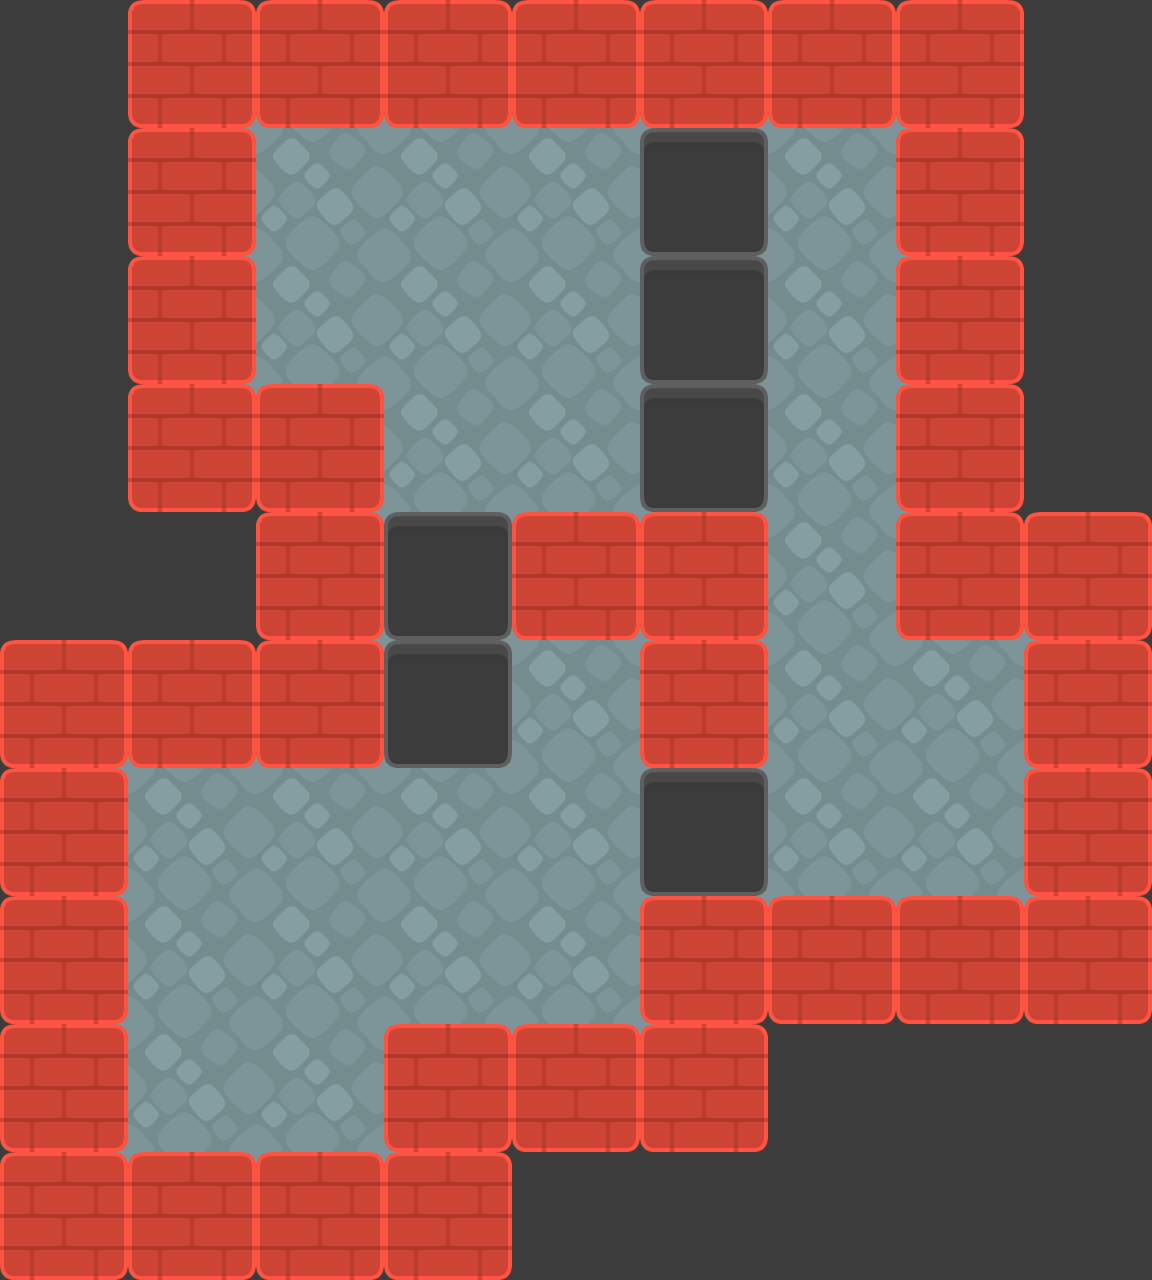

This is a level from a 2D game, rendered from its Tiled map with the project's own tilesets. A one-line summary and the complete map file follow:
An orthogonal 9x10 tile map with 128x128 px tiles, 2 tile layers (floor, building) and 7 objects (player).

<map version="1.5" tiledversion="1.7.2" orientation="orthogonal" renderorder="right-down" width="9" height="10" tilewidth="128" tileheight="128" infinite="0" backgroundcolor="#3c3c3c" nextlayerid="6" nextobjectid="22">
 <tileset firstgid="1" source="../tilesheets/sokoban_tilesheet.tsx" />
 <layer id="4" name="floor" width="9" height="10" offsetx="64" offsety="64">
  <data encoding="csv">
0,90,90,90,90,90,90,0,0,
0,90,90,90,90,90,90,0,0,
0,90,90,90,90,90,90,0,0,
0,0,90,90,90,90,90,0,0,
1,1,90,90,90,90,90,90,0,
90,90,90,90,90,90,90,90,0,
90,90,90,90,90,90,90,90,0,
90,90,90,90,90,0,0,0,0,
90,90,90,0,0,0,0,0,0,
0,0,0,0,0,0,0,0,0
</data>
 </layer>
 <layer id="1" name="building" width="9" height="10">
  <data encoding="csv">
0,85,85,85,85,85,85,85,0,
0,85,0,0,0,12,0,85,0,
0,85,0,0,0,12,0,85,0,
0,85,85,0,0,12,0,85,0,
0,0,85,12,85,85,0,85,85,
85,85,85,12,0,85,0,0,85,
85,0,0,0,0,12,0,0,85,
85,0,0,0,0,85,85,85,85,
85,0,0,85,85,85,0,0,0,
85,85,85,85,0,0,0,0,0
</data>
 </layer>
 <objectgroup id="2" name="objects">
  <object id="3" name="player" gid="73" x="256" y="128" width="128" height="128" />
  <object id="4" gid="7" x="384" y="256" width="128" height="128" />
  <object id="5" gid="7" x="384" y="384" width="128" height="128" />
  <object id="6" gid="7" x="768" y="256" width="128" height="128" />
  <object id="7" gid="7" x="384" y="768" width="128" height="128" />
  <object id="8" gid="7" x="384" y="896" width="128" height="128" />
  <object id="12" gid="40" x="384" y="128" width="128" height="128" />
 </objectgroup>
</map>
